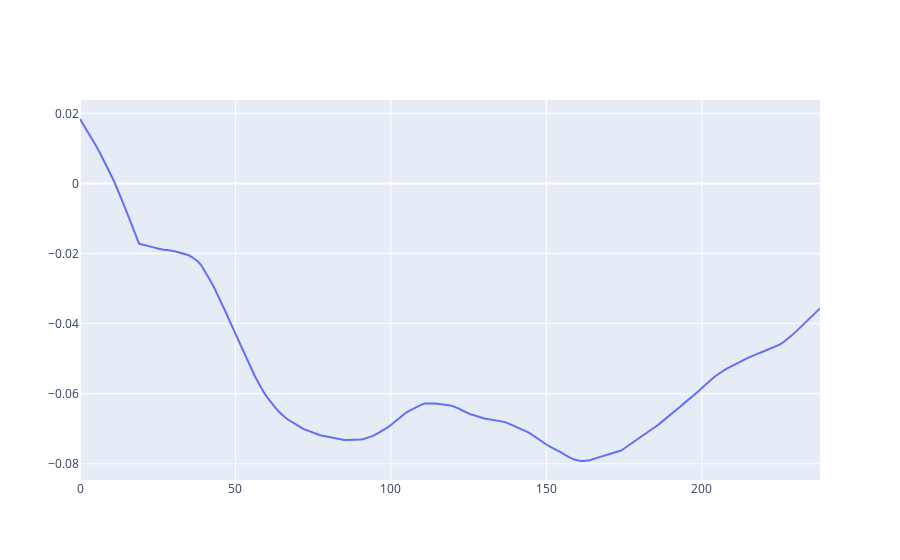

The code cell stored with this chart in its notebook:
### Code cell
fig = make_subplots(rows=1, cols=1)
fig.append_trace(go.Scatter(y=sum2), row=1, col=1)
fig.show()

### Figure 1 — Plotly figure (JSON) as saved in the notebook; plotly's stock layout.template omitted (floating-point values rounded to 4 significant figures; data arrays with more than 128 entries replaced by an {"elided": "..."} marker saying what was removed)
{"data": [{"type": "scatter", "xaxis": "x", "y": {"elided": "239 float values"}, "yaxis": "y"}], "layout": {"xaxis": {"anchor": "y", "domain": [0, 1]}, "yaxis": {"anchor": "x", "domain": [0, 1]}}}
